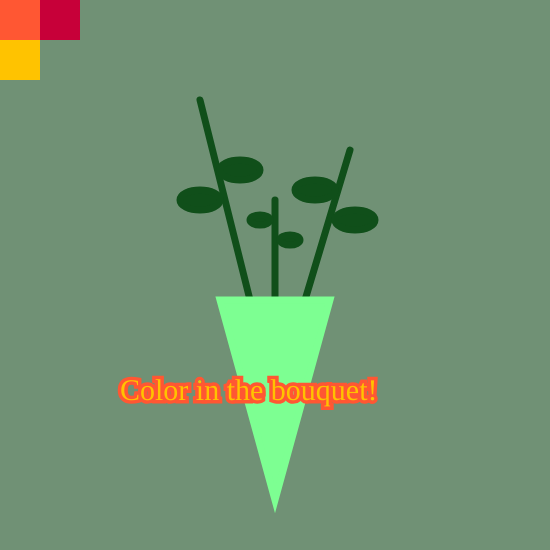
Frame 1 (no input)
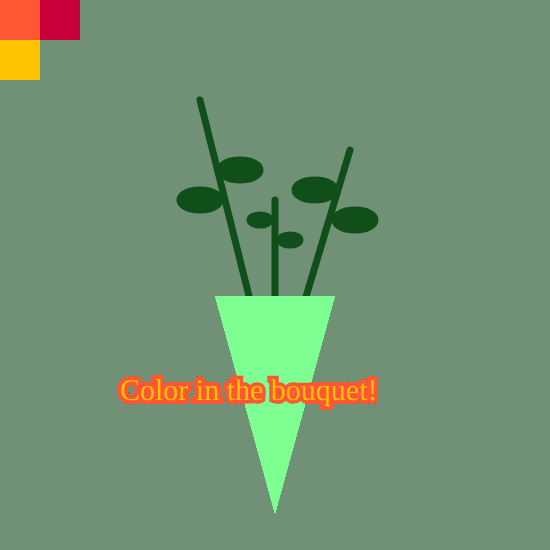
Frame 60 (no input)
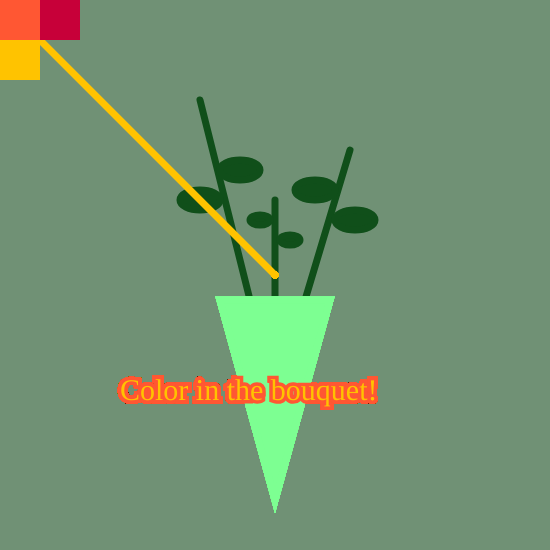
Frame 120 (the mouse pressed at the canvas centre since frame 60)

The p5.js sketch that drew these frames (run headless with seeded random() and noise() and a simulated clock; from frame 60 on, the mouse is pressed at the canvas centre):

// p5.js sketch
// ── sketch.js
var c = "#FFC300";

function setup() {
  createCanvas(550, 550);
  background("#709175");
  
fill("#104f1a");
  stroke("#104f1a");
  strokeWeight(7);
  stroke("#104f1a");
  line(275,400,200,100);
  line(275,400,275,200);
  line(275,400,350,150);
  ellipse(240,170,40,20);
  ellipse(200,200,40,20);
  ellipse(290,240,20,10);
  ellipse(260,220,20,10);
  ellipse(315,190,40,20);
  ellipse(355,220,40,20);
  fill("#104f1a");  
  
}

function draw() {
  
  
  stroke("#7dff92");
  fill("#7dff92");
  triangle(220,300,275,500,330,300);


 stroke("#FF5733");
  textSize(30);
  textFont('Verdana');
  fill("#FFC300");
  text("Color in the bouquet!",120,400);
    
  if (mouseIsPressed) {
    stroke(c);
    line(mouseX, mouseY, pmouseX, pmouseY);
    
    
  }

  noStroke();
  
  fill("#FF5733");
  rect(0, 0, 40, 40);

  fill("#FFC300");
  rect(0, 40, 40, 40);
  
  fill("#C70039");
  rect(40, 0, 40, 40);
}


function mousePressed() {
  if (mouseX > 0 && mouseX < 40 && mouseY > 0 && mouseY < 40) {
  
    c = "#FF5733";
  }
  if (mouseX > 40 && mouseX < 80 && mouseY > 0 && mouseY < 40) {
   
    c = "#C70039";
    
  if (mouseX > 0 && mouseX < 80 && mouseY > 40 && mouseY < 40) {
   
    c = "#C70039";
  }  
  }
}


/*

I ended up not using this part of the code, but I wanted to keep it in

function mouseDragged(){

noStroke();
fill("c");
ellipse(mouseX,mouseY,20,20);
line(275,400,200,100);

}

function keyPressed() {
 if (keyCode === LEFT_ARROW)
  clear();

  {
    


}
 
 */
